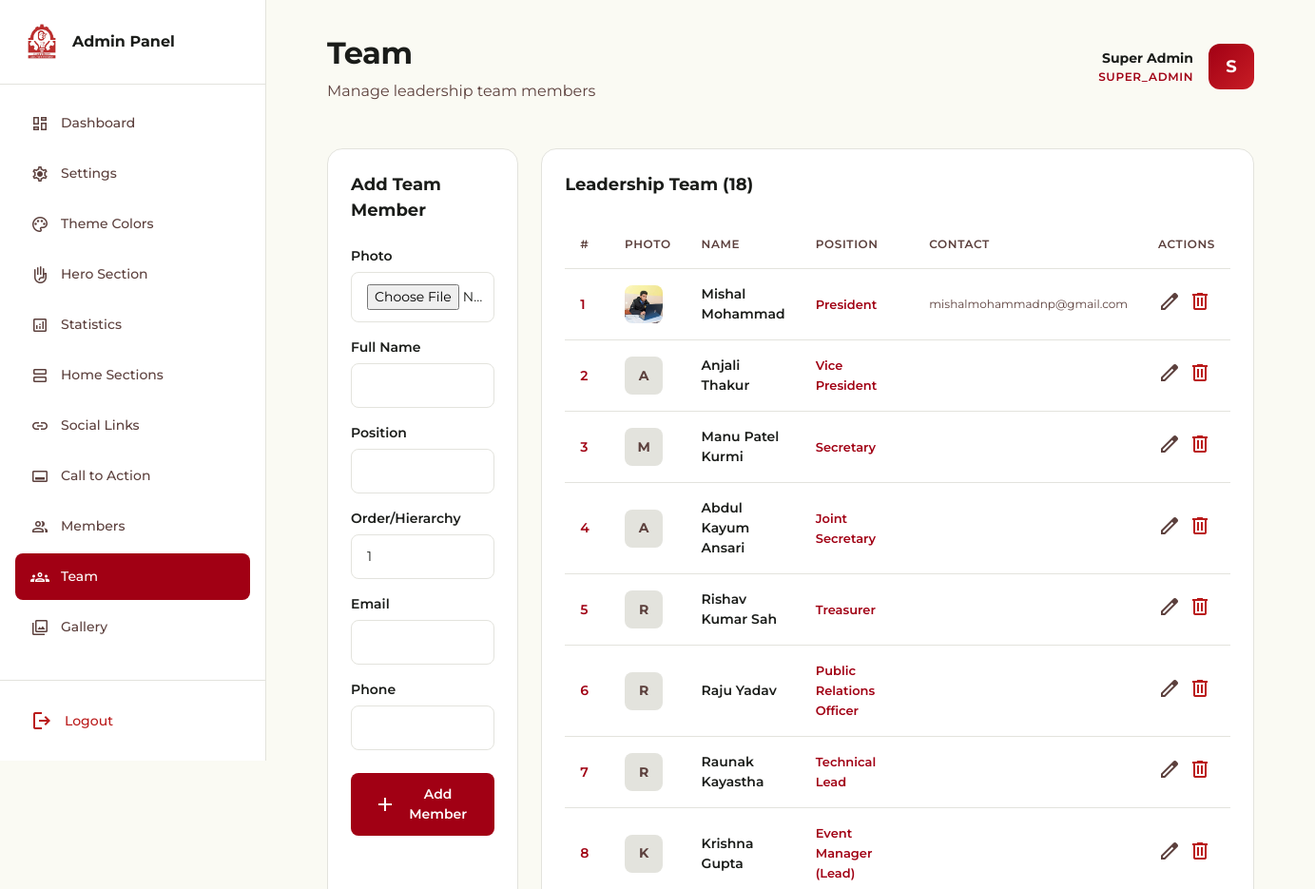
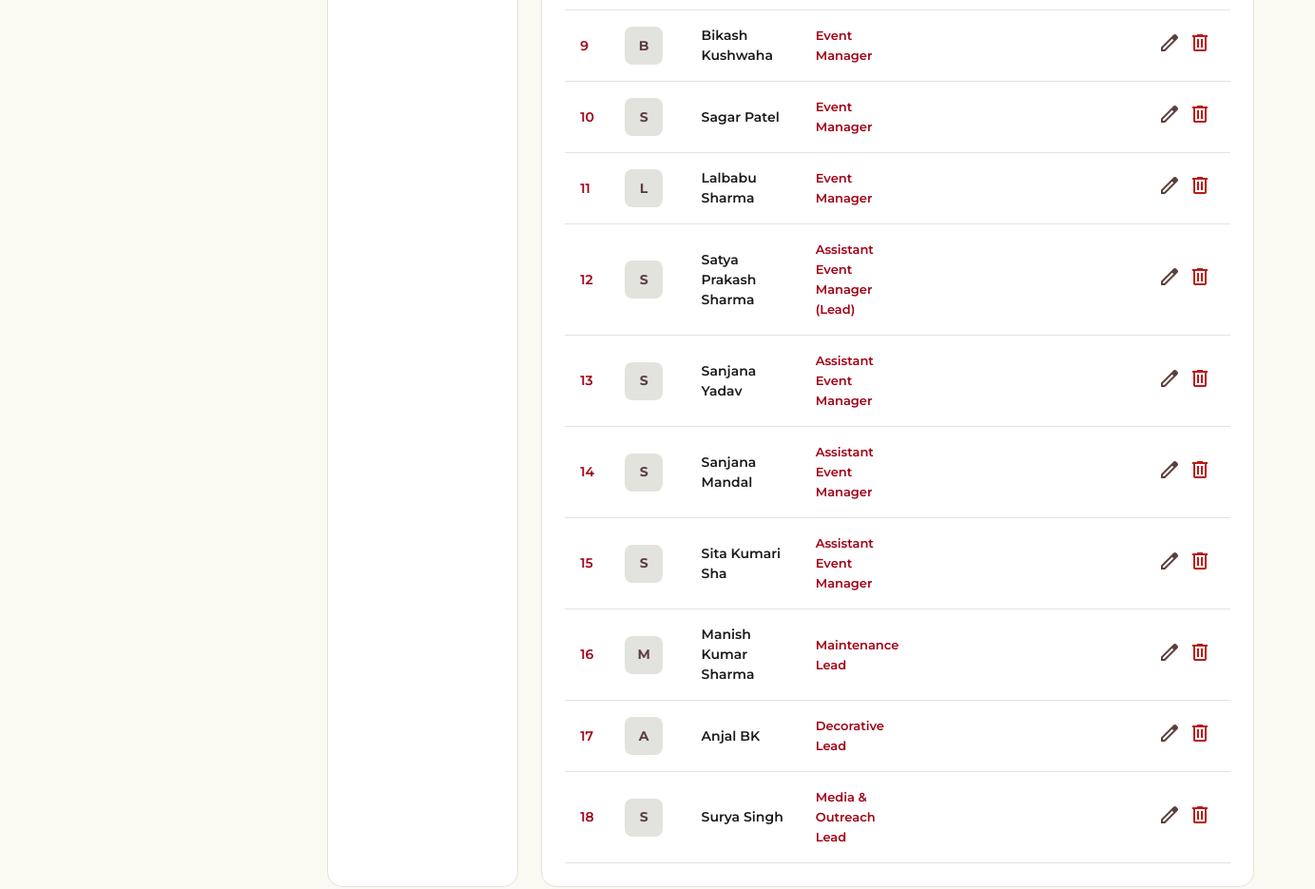
The page /admin/team.php (signed in) on the database its author committed (2 pictures, top to bottom).
### tables this page shows
CREATE TABLE `leadership_team` (
  `id` int(11) NOT NULL AUTO_INCREMENT,
  `name` varchar(100) NOT NULL,
  `email` varchar(100) DEFAULT NULL,
  `phone` varchar(20) DEFAULT NULL,
  `address` text DEFAULT NULL,
  `position` varchar(100) NOT NULL,
  `image` varchar(255) DEFAULT NULL,
  `hierarchy_order` int(11) DEFAULT 0,
  `created_at` timestamp NULL DEFAULT current_timestamp(),
  `updated_at` timestamp NULL DEFAULT current_timestamp() ON UPDATE current_timestamp(),
  PRIMARY KEY (`id`)
);

### admin/team.php (the view, shortened to what this page needs)
<?php
include_once '../includes/db.php';
$edit_member = null;
$team = $conn->query("SELECT * FROM leadership_team ORDER BY hierarchy_order ASC");
include 'includes/layout.php';
?>
<div style="display: grid; grid-template-columns: 1fr 2fr; gap: 24px;">
    <div class="card">
        <h2 style="font-size: 18px; font-weight: 700; margin-bottom: 24px;"><?php echo $edit_member ? 'Edit Team Member' : 'Add Team Member'; ?></h2>
        <form action="team.php" method="POST" enctype="multipart/form-data">
            <div style="margin-bottom: 16px;">
                <label style="display: block; margin-bottom: 6px; font-weight: 600; font-size: 14px;">Photo</label>
                <input type="file" name="image" accept="image/*" class="input">
            </div>
            <div style="margin-bottom: 16px;">
                <label style="display: block; margin-bottom: 6px; font-weight: 600; font-size: 14px;">Full Name</label>
                <input type="text" name="name" value="<?php echo $edit_member ? htmlspecialchars($edit_member['name']) : ''; ?>" class="input" required>
            </div>
            <div style="margin-bottom: 16px;">
                <label style="display: block; margin-bottom: 6px; font-weight: 600; font-size: 14px;">Position</label>
                <input type="text" name="position" value="<?php echo $edit_member ? htmlspecialchars($edit_member['position']) : ''; ?>" class="input" required>
            </div>
            <div style="margin-bottom: 16px;">
                <label style="display: block; margin-bottom: 6px; font-weight: 600; font-size: 14px;">Order/Hierarchy</label>
                <input type="number" name="hierarchy_order" value="<?php echo $edit_member ? $edit_member['hierarchy_order'] : '1'; ?>" class="input">
            </div>
            <div style="margin-bottom: 16px;">
                <label style="display: block; margin-bottom: 6px; font-weight: 600; font-size: 14px;">Email</label>
                <input type="email" name="email" value="<?php echo $edit_member ? htmlspecialchars($edit_member['email']) : ''; ?>" class="input">
            </div>
            <div style="margin-bottom: 24px;">
                <label style="display: block; margin-bottom: 6px; font-weight: 600; font-size: 14px;">Phone</label>
                <input type="text" name="phone" value="<?php echo $edit_member ? htmlspecialchars($edit_member['phone']) : ''; ?>" class="input">
            </div>
            <button type="submit" class="btn btn-primary" style="width: 100%;">
                <span class="material-symbols-outlined"><?php echo $edit_member ? 'save' : 'add'; ?></span>
                <?php echo $edit_member ? 'Update' : 'Add Member'; ?>
            </button>
        </form>
    </div>
    <div class="card">
        <h2 style="font-size: 18px; font-weight: 700; margin-bottom: 24px;">Leadership Team (<?php echo $team->num_rows; ?>)</h2>
        <div style="overflow-x: auto;">
            <table class="table">
                <thead>
                    <tr>
                        <th>#</th>
                        <th>Photo</th>
                        <th>Name</th>
                        <th>Position</th>
                        <th>Contact</th>
                        <th>Actions</th>
                    </tr>
                </thead>
                <tbody>
                    <?php if($team && $team->num_rows > 0): ?>
                        <?php while($t = $team->fetch_assoc()): ?>
                        <tr>
                            <td style="font-weight: 600; color: #a10014;"><?php echo $t['hierarchy_order']; ?></td>
                            <td>
                                <?php if(!empty($t['image'])): ?>
                                    <img src="../<?php echo $t['image']; ?>" style="width: 40px; height: 40px; border-radius: 8px; object-fit: cover;">
                                <?php else: ?>
                                    <div style="width: 40px; height: 40px; border-radius: 8px; background: #e3e3dd; display: flex; align-items: center; justify-content: center; font-weight: 700; color: #5c403d;">
                                        <?php echo strtoupper(substr($t['name'], 0, 1)); ?>
                                    </div>
                                <?php endif; ?>
                            </td>
                            <td style="font-weight: 600;"><?php echo htmlspecialchars($t['name']); ?></td>
                            <td><span style="font-size: 13px; color: #a10014; font-weight: 600;"><?php echo htmlspecialchars($t['position']); ?></span></td>
                            <td>
                                <div style="font-size: 12px; color: #5c403d;">
                                    <?php if($t['email']): ?><?php echo htmlspecialchars($t['email']); ?><?php endif; ?>
                                </div>
                            </td>
                            <td>
                                <div style="display: flex; gap: 8px;">
                                    <a href="team.php?edit=<?php echo $t['id']; ?>" style="color: #5c403d; text-decoration: none;">
                                        <span class="material-symbols-outlined">edit</span>
                                    </a>
                                    <a href="team.php?delete=<?php echo $t['id']; ?>" style="color: #ba1a1a; text-decoration: none;" onclick="return confirm('Delete this team member?')">
                                        <span class="material-symbols-outlined">delete</span>
                                    </a>
                                </div>
                            </td>
                        </tr>
                        <?php endwhile; ?>
                    <?php else: ?>
                        <tr><td colspan="6" style="text-align: center; padding: 48px; color: #5c403d;">No team members yet.</td></tr>
                    <?php endif; ?>
                </tbody>
            </table>
        </div>
    </div>
</div>
<?php include 'includes/footer.php'; ?>

### admin/includes/layout.php (style rules this page uses)
* { margin: 0; padding: 0; box-sizing: border-box; }
body { font-family: 'Montserrat', sans-serif; background-color: #fafaf3; color: #1a1c19; line-height: 1.6; }
.card { background: #ffffff; border: 1px solid #e3e3dd; border-radius: 16px; padding: 24px; }
.btn { display: inline-flex; align-items: center; gap: 8px; padding: 12px 24px; border-radius: 8px; font-weight: 600; font-size: 14px; text-decoration: none; cursor: pointer; border: none; transition: all 0.2s ease; }
.btn-primary { background: #a10014; color: #ffffff; }
.input { width: 100%; padding: 12px 16px; border: 1px solid #e3e3dd; border-radius: 8px; font-family: 'Montserrat', sans-serif; font-size: 14px; background: #ffffff; color: #1a1c19; transition: border-color 0.2s ease; }
.input::placeholder { color: #906f6c; }
.table { width: 100%; border-collapse: collapse; }
.table th { text-align: left; padding: 16px; font-weight: 600; font-size: 12px; text-transform: uppercase; letter-spacing: 0.05em; color: #5c403d; border-bottom: 1px solid #e3e3dd; }
.table td { padding: 16px; font-size: 14px; border-bottom: 1px solid #e3e3dd; }

### rows shown on the page
leadership_team: hierarchy_order "1", image (picture), name "Mishal Mohammad", position "President", email "mishalmohammadnp@gmail.com"
leadership_team: hierarchy_order "2", name "A", name "Anjali Thakur", position "Vice President"
leadership_team: hierarchy_order "3", name "M", name "Manu Patel Kurmi", position "Secretary"
leadership_team: hierarchy_order "4", name "A", name "Abdul Kayum Ansari", position "Joint Secretary"
leadership_team: hierarchy_order "5", name "R", name "Rishav Kumar Sah", position "Treasurer"
leadership_team: hierarchy_order "6", name "R", name "Raju Yadav", position "Public Relations Officer"
leadership_team: hierarchy_order "7", name "R", name "Raunak Kayastha", position "Technical Lead"
leadership_team: hierarchy_order "8", name "K", name "Krishna Gupta", position "Event Manager (Lead)"
leadership_team: hierarchy_order "9", name "B", name "Bikash Kushwaha", position "Event Manager"
leadership_team: hierarchy_order "10", name "S", name "Sagar Patel", position "Event Manager"
leadership_team: hierarchy_order "11", name "L", name "Lalbabu Sharma", position "Event Manager"
leadership_team: hierarchy_order "12", name "S", name "Satya Prakash Sharma", position "Assistant Event Manager (Lead)"
leadership_team: hierarchy_order "13", name "S", name "Sanjana Yadav", position "Assistant Event Manager"
leadership_team: hierarchy_order "14", name "S", name "Sanjana Mandal", position "Assistant Event Manager"
leadership_team: hierarchy_order "15", name "S", name "Sita Kumari Sha", position "Assistant Event Manager"
leadership_team: hierarchy_order "16", name "M", name "Manish Kumar Sharma", position "Maintenance Lead"
leadership_team: hierarchy_order "17", name "A", name "Anjal BK", position "Decorative Lead"
leadership_team: hierarchy_order "18", name "S", name "Surya Singh", position "Media & Outreach Lead"

### other values the page prints
$info['label'] "Dashboard"
$info['label'] "Settings"
$info['label'] "Theme Colors"
$info['label'] "Hero Section"
$info['label'] "Statistics"
$info['label'] "Home Sections"
$info['label'] "Social Links"
$info['label'] "Call to Action"
$info['label'] "Members"
$info['label'] "Team"
$info['label'] "Gallery"
$pageTitle "Team"
$pageSubtitle "Manage leadership team members"
$_SESSION['admin_name'] "Super Admin"
$_SESSION['admin_role'] "SUPER_ADMIN"
